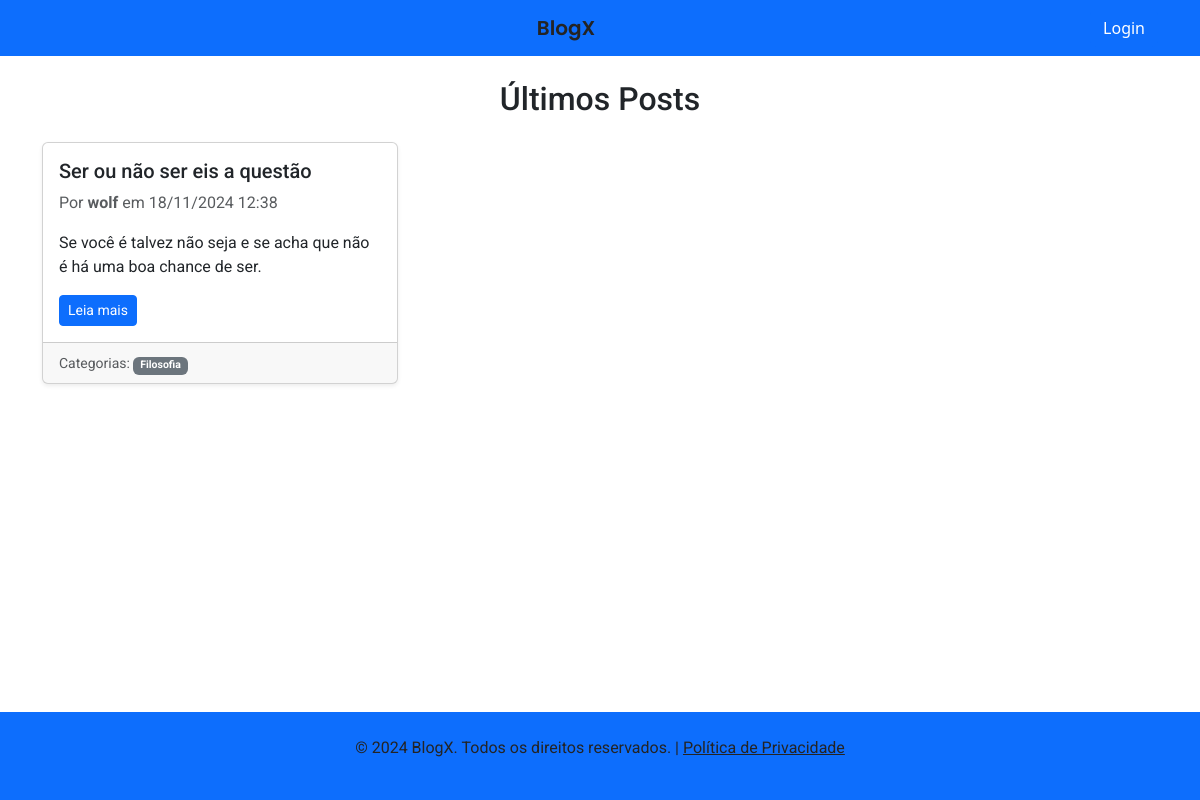
/, run on an earlier commit of the app's database.
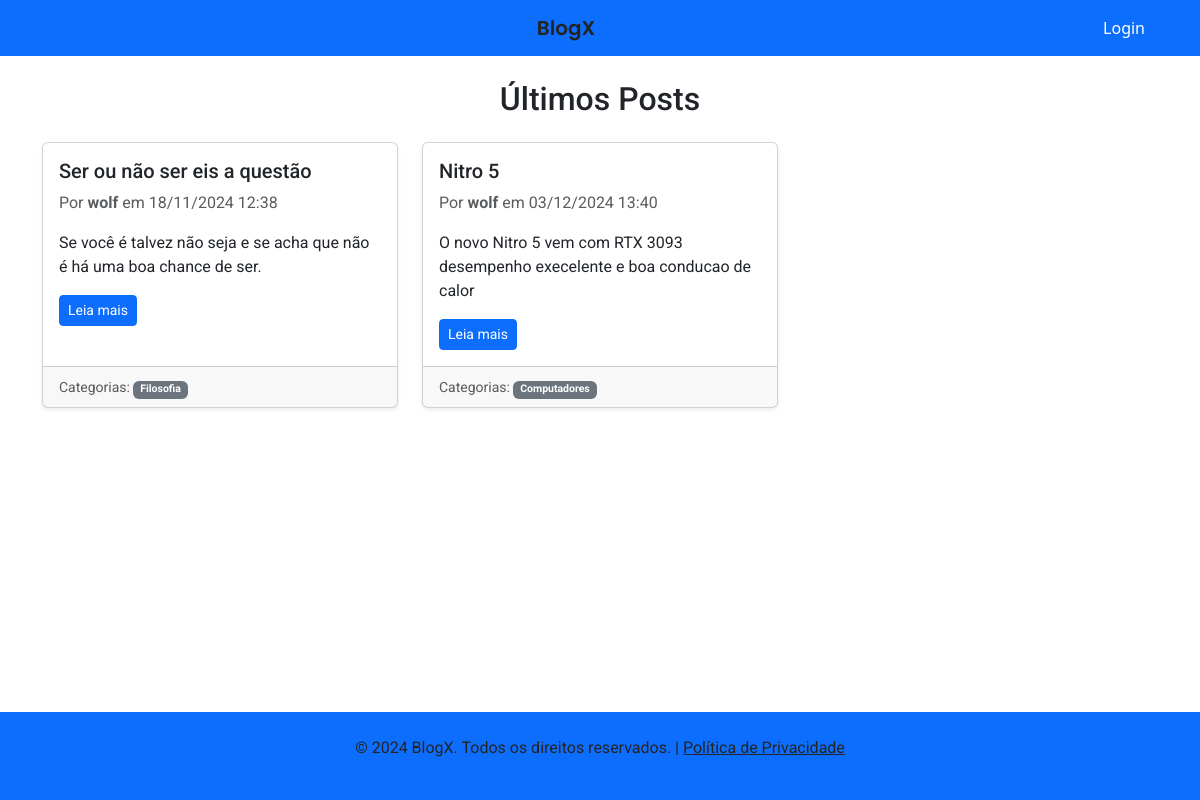
And on a later commit of the database.
### blog/models.py (models this page shows, shortened)
class Post(models.Model):
    titulo = models.CharField(max_length=200)
    conteudo = models.TextField()
    data_criacao = models.DateTimeField(default=timezone.now)
    autor = models.ForeignKey(User, on_delete=models.CASCADE)
    categorias = models.ManyToManyField(Categoria, blank=True)

class Categoria(models.Model):
    nome = models.CharField(max_length=100)

### blog/views.py (the view)
# urls.py: path('', views.lista_posts, name='lista_posts'),
def lista_posts(request):
    posts = Post.objects.all()
    return render(request, 'blog/lista_posts.html', {'posts':posts})

### blog/templates/blog/lista_posts.html (shortened to what this page needs)
{% extends 'blog/base.html' %}
{% block content %}
<h2 class="text-center mb-4 style="font-family: 'Roboto', sans-serif; color: #242424;" >Últimos Posts</h2>
<div class="row row-cols-1 row-cols-md-2 row-cols-lg-3 g-4">
    {% for post in posts %}
    <div class="col">
        <div class="card h-100 shadow-sm">
            <div class="card-body">
                <h5 class="card-title">{{ post.titulo }}</h5>
                <p class="card-text text-muted">
                    Por <strong>{{ post.autor }}</strong> em {{ post.data_criacao|date:"d/m/Y H:i" }}
                </p>
                <p class="card-text">
                    {{ post.conteudo|truncatechars:100 }}
                </p>
                <a href="{% url 'detalhe_post' post.pk %}" class="btn btn-primary btn-sm">Leia mais</a>
            </div>
            {% if post.categorias.exists %}
            <div class="card-footer">
                <small class="text-muted">
                    Categorias:
                    {% for categoria in post.categorias.all %}
                        <span class="badge bg-secondary">{{ categoria.nome }}</span>
                    {% endfor %}
                </small>
            </div>
            {% endif %}
        </div>
    </div>
    {% empty %}
    <p class="text-center">Nenhum post encontrado.</p>
    {% endfor %}
</div>
{% endblock %}

What changed in the data, as far as the page shows it:
added Post: titulo "Nitro 5", autor "wolf", data_criacao "03/12/2024 13:40", conteudo "O novo Nitro 5 vem com RTX 3093 desempenho execelente e boa conducao de calor"
added Categoria: nome "Computadores", shown under "Nitro 5"
